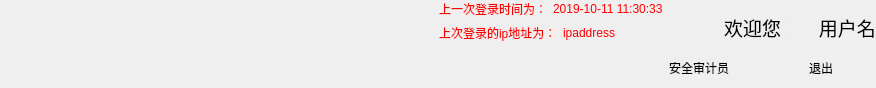
      <widget class="QWidget" name="title_widget" native="true">
       <property name="minimumSize">
        <size>
         <width>0</width>
         <height>88</height>
        </size>
       </property>
       <property name="maximumSize">
        <size>
         <width>16777215</width>
         <height>88</height>
        </size>
       </property>
       <property name="styleSheet">
        <string notr="true"/>
       </property>
       <layout class="QHBoxLayout" name="horizontalLayout_14">
        <property name="leftMargin">
         <number>0</number>
        </property>
        <property name="topMargin">
         <number>0</number>
        </property>
        <property name="rightMargin">
         <number>0</number>
        </property>
        <property name="bottomMargin">
         <number>0</number>
        </property>
        <item>
         <spacer name="horizontalSpacer_13">
          <property name="orientation">
           <enum>Qt::Horizontal</enum>
          </property>
          <property name="sizeHint" stdset="0">
           <size>
            <width>439</width>
            <height>20</height>
           </size>
          </property>
         </spacer>
        </item>
        <item>
         <layout class="QVBoxLayout" name="verticalLayout_9">
          <item>
           <layout class="QHBoxLayout" name="horizontalLayout_10">
            <item>
             <widget class="QLabel" name="label_13">
              <property name="enabled">
               <bool>true</bool>
              </property>
              <property name="autoFillBackground">
               <bool>false</bool>
              </property>
              <property name="styleSheet">
               <string notr="true">font: 10pt &quot;微软雅黑&quot;;
color: rgb(255, 0, 0);</string>
              </property>
              <property name="text">
               <string>上一次登录时间为：</string>
              </property>
             </widget>
            </item>
            <item>
             <widget class="QLabel" name="lastlogintime_label">
              <property name="styleSheet">
               <string notr="true">font: 10pt &quot;微软雅黑&quot;;
color: rgb(255, 0, 0);</string>
              </property>
              <property name="text">
               <string>2019-10-11 11:30:33</string>
              </property>
             </widget>
            </item>
           </layout>
          </item>
          <item>
           <layout class="QHBoxLayout" name="horizontalLayout_13">
            <item>
             <widget class="QLabel" name="label_14">
              <property name="styleSheet">
               <string notr="true">font: 10pt &quot;微软雅黑&quot;;
color: rgb(255, 0, 0);</string>
              </property>
              <property name="text">
               <string>上次登录的ip地址为：</string>
              </property>
             </widget>
            </item>
            <item>
             <widget class="QLabel" name="lastauth_ipaddress_label">
              <property name="styleSheet">
               <string notr="true">font: 10pt &quot;微软雅黑&quot;;
color: rgb(255, 0, 0);</string>
              </property>
              <property name="text">
               <string>ipaddress</string>
              </property>
             </widget>
            </item>
           </layout>
          </item>
          <item>
           <spacer name="verticalSpacer">
            <property name="orientation">
             <enum>Qt::Vertical</enum>
            </property>
            <property name="sizeHint" stdset="0">
             <size>
              <width>20</width>
              <height>40</height>
             </size>
            </property>
           </spacer>
          </item>
         </layout>
        </item>
        <item>
         <layout class="QHBoxLayout" name="horizontalLayout">
          <item>
           <layout class="QVBoxLayout" name="verticalLayout_15">
            <property name="bottomMargin">
             <number>0</number>
            </property>
            <item>
             <layout class="QHBoxLayout" name="horizontalLayout_4">
              <item>
               <layout class="QVBoxLayout" name="verticalLayout_17">
                <property name="spacing">
                 <number>0</number>
                </property>
                <property name="bottomMargin">
                 <number>6</number>
                </property>
                <item>
                 <layout class="QHBoxLayout" name="horizontalLayout_3">
                  <property name="spacing">
                   <number>15</number>
                  </property>
                  <item>
                   <widget class="QLabel" name="currentuser_pic_label">
                    <property name="minimumSize">
                     <size>
                      <width>40</width>
                      <height>40</height>
                     </size>
                    </property>
                    <property name="maximumSize">
                     <size>
                      <width>40</width>
                      <height>40</height>
                     </size>
                    </property>
                    <property name="styleSheet">
                     <string notr="true">background-image: url(:/pic/resource/img/audit.40.png);</string>
                    </property>
                    <property name="text">
                     <string/>
                    </property>
                   </widget>
                  </item>
                  <item>
                   <widget class="QLabel" name="label">
                    <property name="maximumSize">
                     <size>
                      <width>65</width>
                      <height>16777215</height>
                     </size>
                    </property>
                    <property name="font">
                     <font>
                      <family>微软雅黑</family>
                      <pointsize>14</pointsize>
                      <weight>50</weight>
                      <italic>false</italic>
                      <bold>false</bold>
                     </font>
                    </property>
                    <property name="styleSheet">
                     <string notr="true">font: 14pt &quot;微软雅黑&quot;;
color: rgb(0, 0, 0);</string>
                    </property>
                    <property name="text">
                     <string>欢迎您：</string>
                    </property>
                   </widget>
                  </item>
                  <item>
                   <widget class="QLabel" name="lable_current_username">
                    <property name="font">
                     <font>
                      <family>微软雅黑</family>
                      <pointsize>14</pointsize>
                      <weight>50</weight>
                      <italic>false</italic>
                      <bold>false</bold>
                     </font>
                    </property>
                    <property name="styleSheet">
                     <string notr="true">font: 14pt &quot;微软雅黑&quot;;
color: rgb(0, 0, 0);

background-color:rgba(0,0,0,0);</string>
                    </property>
                    <property name="text">
                     <string>   用户名</string>
                    </property>
                   </widget>
                  </item>
                 </layout>
                </item>
                <item>
                 <layout class="QHBoxLayout" name="horizontalLayout_6">
                  <property name="spacing">
                   <number>15</number>
                  </property>
                  <item>
                   <widget class="QLabel" name="label_16">
                    <property name="styleSheet">
                     <string notr="true">font: 14pt &quot;微软雅黑&quot;;
color: rgb(0, 0, 0);</string>
                    </property>
                    <property name="text">
                     <string>安全审计员</string>
                    </property>
                   </widget>
                  </item>
                  <item>
                   <widget class="QLabel" name="label_7">
                    <property name="styleSheet">
                     <string notr="true">font: 14pt &quot;微软雅黑&quot;;
border-radius:0px;
background-color:rgba(0,0,0,0);
border-style:none;</string>
                    </property>
                    <property name="text">
                     <string>退出</string>
                    </property>
                    <property name="alignment">
                     <set>Qt::AlignRight|Qt::AlignTrailing|Qt::AlignVCenter</set>
                    </property>
                   </widget>
                  </item>
                  <item>
                   <widget class="QPushButton" name="logout_pushButton">
                    <property name="sizePolicy">
                     <sizepolicy hsizetype="Minimum" vsizetype="Fixed">
                      <horstretch>0</horstretch>
                      <verstretch>0</verstretch>
                     </sizepolicy>
                    </property>
                    <property name="minimumSize">
                     <size>
                      <width>28</width>
                      <height>28</height>
                     </size>
                    </property>
                    <property name="maximumSize">
                     <size>
                      <width>28</width>
                      <height>28</height>
                     </size>
                    </property>
                    <property name="styleSheet">
                     <string notr="true">QPushButton{
border-radius:14px;
border-image: url(:/pic/resource/img/logout_button_default.png);
} 
QPushButton:pressed{
border-radius:14px;
border-image: url(:/pic/resource/img/logout_button_pressed.png);
}
QPushButton:hover{
border-radius:14px;
border-image: url(:/pic/resource/img/logout_button_hover.png);
} </string>
                    </property>
                    <property name="text">
                     <string/>
                    </property>
                   </widget>
                  </item>
                 </layout>
                </item>
               </layout>
              </item>
             </layout>
            </item>
           </layout>
          </item>
         </layout>
        </item>
       </layout>
      </widget>
